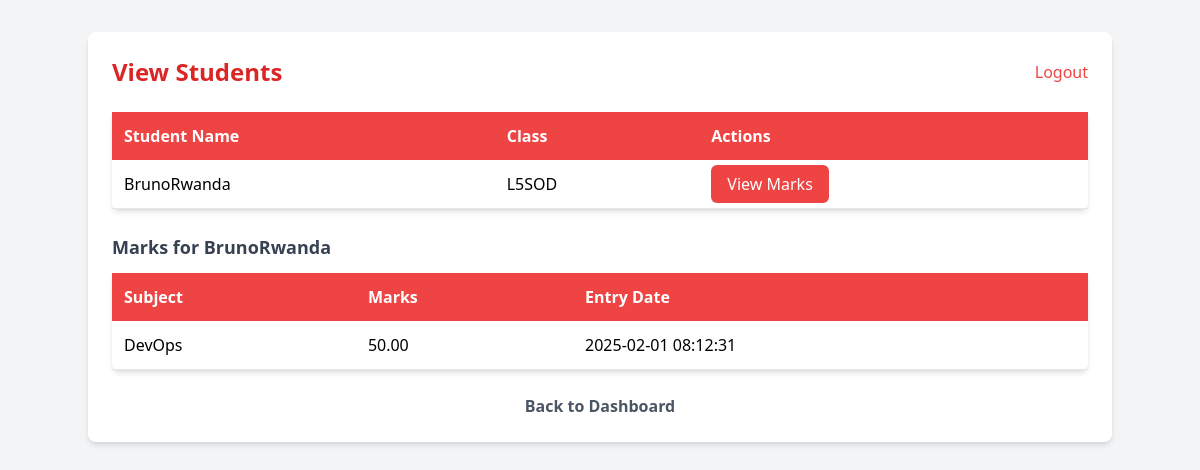
The app's page /teacher/view_students.php?student_id=BrunoRwanda@gmail.co (signed in) with its own data.
### tables this page shows
CREATE TABLE `students` (
  `id` int(11) NOT NULL,
  `name` varchar(255) NOT NULL,
  `student_id` varchar(20) NOT NULL,
  `class` varchar(50) NOT NULL,
  `other_details` varchar(255) DEFAULT NULL,
  `password` varchar(255) NOT NULL
);

CREATE TABLE `marks` (
  `id` int(11) NOT NULL,
  `student_id` varchar(20) NOT NULL,
  `subject` varchar(50) NOT NULL,
  `marks` decimal(5,2) NOT NULL,
  `entry_date` timestamp NOT NULL DEFAULT current_timestamp(),
  `teacher_id` int(11) NOT NULL
);

### teacher/view_students.php (the view, shortened to what this page needs)
<?php
include_once('../backend/config.php');
$teacher_id = $_SESSION['user_id'];
$sql = "SELECT * FROM students";
$students_result = mysqli_query($karine_conn, $sql);
if (isset($_GET['student_id'])) {
    $student_id = $_GET['student_id'];
    $marks_sql = "SELECT * FROM marks WHERE student_id = '$student_id' AND teacher_id = '$teacher_id'";
    $marks_result = mysqli_query($karine_conn, $marks_sql);
    $student_info = mysqli_fetch_assoc(mysqli_query($karine_conn, "SELECT * FROM students WHERE student_id = '$student_id'"));
}
?>
<!DOCTYPE html>
<html lang="en">
<head>
    <script src="https://cdn.tailwindcss.com"></script>
</head>
<body class="bg-gray-100 p-8">
    <div class="max-w-5xl mx-auto bg-white p-6 rounded-lg shadow-md">
        <div class="flex justify-between items-center mb-6">
            <h1 class="text-2xl font-bold text-red-600">View Students</h1>
            <a href="../backend/login.php" class="text-red-500 hover:underline">Logout</a>
        </div>
        <table class="w-full border-collapse bg-white shadow-md rounded-md">
            <thead>
                <tr class="bg-red-500 text-white">
                    <th class="p-3 text-left">Student Name</th>
                    <th class="p-3 text-left">Class</th>
                    <th class="p-3 text-left">Actions</th>
                </tr>
            </thead>
            <tbody>
                <?php while ($student = mysqli_fetch_assoc($students_result)) { ?>
                    <tr class="border-b">
                        <td class="p-3"> <?php echo $student['name']; ?> </td>
                        <td class="p-3"> <?php echo $student['class']; ?> </td>
                        <td class="p-3">
                            <a href="?student_id=<?php echo $student['student_id']; ?>" class="bg-red-500 hover:bg-red-600 text-white px-4 py-2 rounded-md">View Marks</a>
                        </td>
                    </tr>
                <?php } ?>
            </tbody>
        </table>
        <?php if (isset($marks_result)) { ?>
            <div class="mt-6">
                <h2 class="text-lg font-semibold text-gray-700 mb-3">Marks for <?php echo $student_info['name']; ?></h2>
                <table class="w-full border-collapse bg-white shadow-md rounded-md">
                    <thead>
                        <tr class="bg-red-500 text-white">
                            <th class="p-3 text-left">Subject</th>
                            <th class="p-3 text-left">Marks</th>
                            <th class="p-3 text-left">Entry Date</th>
                        </tr>
                    </thead>
                    <tbody>
                        <?php while ($mark = mysqli_fetch_assoc($marks_result)) { ?>
                            <tr class="border-b">
                                <td class="p-3"> <?php echo $mark['subject']; ?> </td>
                                <td class="p-3"> <?php echo $mark['marks']; ?> </td>
                                <td class="p-3"> <?php echo $mark['entry_date']; ?> </td>
                            </tr>
                        <?php } ?>
                    </tbody>
                </table>
            </div>
        <?php } ?>
        <div class="mt-6 text-center">
            <a href="dashboard.php" class="text-gray-600 hover:text-red-500 font-semibold">Back to Dashboard</a>
        </div>
    </div>
</body>
</html>

### records on screen
students: name "BrunoRwanda", class "L5SOD"
marks: subject "DevOps", marks "50.00", entry_date "2025-02-01 08:12:31"
